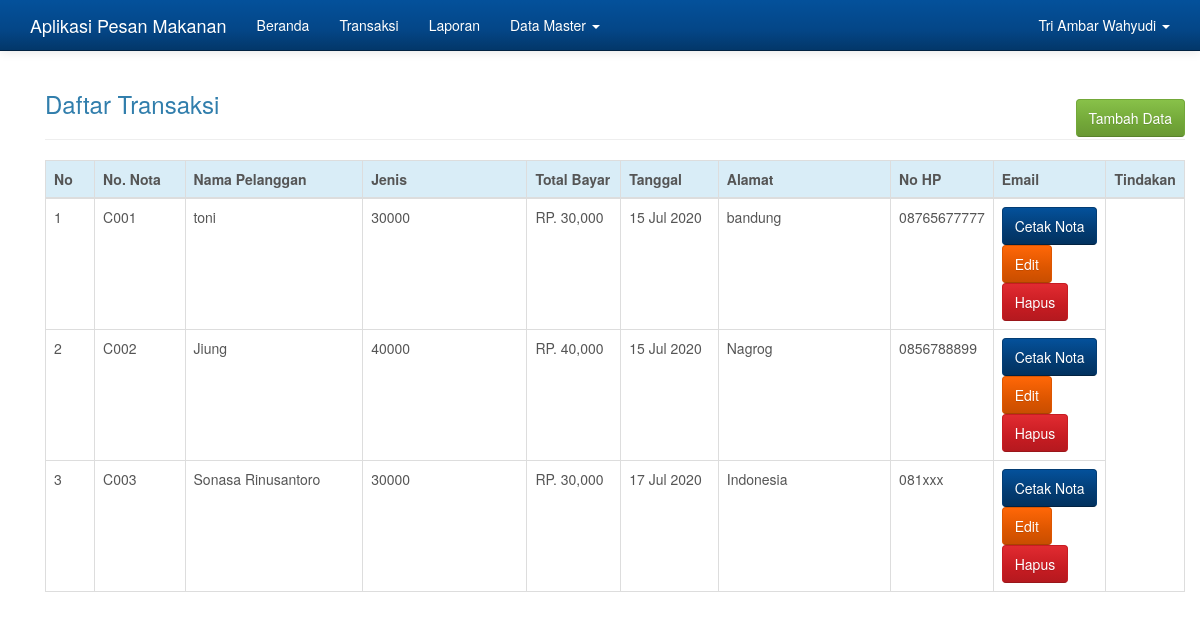
Page /admin.php?hlm=transaksi (signed in) on the committed database.
### tables this page shows
CREATE TABLE `transaksi` (
  `id_transaksi` int(10) NOT NULL,
  `no_nota` varchar(10) NOT NULL,
  `jenis` varchar(100) NOT NULL,
  `nama` varchar(50) NOT NULL,
  `alamat` varchar(100) NOT NULL,
  `nohp` varchar(13) NOT NULL,
  `email` varchar(50) NOT NULL,
  `bayar` int(10) NOT NULL,
  `kembali` int(10) NOT NULL,
  `total` int(10) NOT NULL,
  `tanggal` date NOT NULL,
  `id_user` tinyint(1) NOT NULL
);

### transaksi.php (the view)
<?php
if( empty( $_SESSION['id_user'] ) ){
	$_SESSION['err'] = '<strong>ERROR!</strong> Anda harus login terlebih dahulu.';
	header('Location: ./');
	die();
} else {
	if( isset( $_REQUEST['aksi'] )){
		$aksi = $_REQUEST['aksi'];
		switch($aksi){
			case 'baru':
				include 'transaksi_baru.php';
				break;
			case 'edit':
				include 'transaksi_edit.php';
				break;
			case 'hapus':
				include 'transaksi_hapus.php';
				break;
			case 'cetak':
				include 'cetak_nota.php';
				break;
		}
	} else {
		echo '
			<div class="container">
				<h3 style="margin-bottom: -20px;">Daftar Transaksi</h3>
					<a href="./admin.php?hlm=transaksi&aksi=baru" class="btn btn-success btn-s pull-right">Tambah Data</a>
				<br/><hr/>
				<table class="table table-bordered">
				 <thead>
				   <tr class="info">
					 <th width="5%">No</th>
					 <th width="10%">No. Nota</th>
					 <th width="20%">Nama Pelanggan</th>
					 <th width="20%">Jenis</th>
					 <th width="10%">Total Bayar</th>
					 <th width="10%">Tanggal</th>
					 <th width="20%">Alamat</th>
					 <th width="10%">No HP</th>
					 <th width="20%">Email</th>
					 <th width="20%">Tindakan</th>
				   </tr>
				 </thead>
				 <tbody>';
		 	$sql = mysqli_query($koneksi, "SELECT * FROM transaksi");
		 	if(mysqli_num_rows($sql) > 0){
		 		$no = 0;
				 while($row = mysqli_fetch_array($sql)){
	 				$no++;
	 			echo '
				   <tr>
					 <td>'.$no.'</td>
					 <td>'.$row['no_nota'].'</td>
					 <td>'.$row['nama'].'</td>
					 <td>'.$row['jenis'].'</td>
					 <td>RP. '.number_format($row['total']).'</td>
					 <td>'.date("d M Y", strtotime($row['tanggal'])).'</td>
					 <td>'.$row['alamat'].'</td>
					 <td>'.$row['nohp'].'</td>
					 <td>
					<script type="text/javascript" language="JavaScript">
					  	function konfirmasi(){
						  	tanya = confirm("Anda yakin akan menghapus data ini?");
						  	if (tanya == true) return true;
						  	else return false;
						}
					</script>
					<a href="?hlm=cetak&id_transaksi='.$row['id_transaksi'].'" class="btn btn-info btn-s" target="_blank">Cetak Nota</a>
					 <a href="?hlm=transaksi&aksi=edit&id_transaksi='.$row['id_transaksi'].'" class="btn btn-warning btn-s">Edit</a>
					 <a href="?hlm=transaksi&aksi=hapus&submit=yes&id_transaksi='.$row['id_transaksi'].'" onclick="return konfirmasi()" class="btn btn-danger btn-s">Hapus</a>
					 </td>';
				}
			} else {
				 echo '<td colspan="8"><center><p class="add">Tidak ada data untuk ditampilkan. <u><a href="?hlm=transaksi&aksi=baru">Tambah data baru</a></u> </p></center></td></tr>';
			}
			echo '
			 	</tbody>
			</table>
		</div>';
	}
}
?>

### admin.php (shortened to what this page needs)
<?php
if( empty( $_SESSION['id_user'] ) ){
	$_SESSION['err'] = '<strong>ERROR!</strong> Anda harus login terlebih dahulu.';
	header('Location: ./');
	die();
} else {
?>
<!DOCTYPE html>
<html lang="en">
  <head>
    <link href="css/bootstrap.css" rel="stylesheet">
	<link href="css/jquery-ui.min.css" rel="stylesheet">
  </head>
  <body>
    <?php include "menu.php"; ?>
    <div class="container">
	<?php
	if( isset($_REQUEST['hlm'] )){
		$hlm = $_REQUEST['hlm'];
		switch( $hlm ){
			case 'transaksi':
				include "transaksi.php";
				break;
		}
	}
	?>
    </div>
  </body>
</html>
<?php
}
?>

### menu.php (shortened to what this page needs)
<?php
    if( !empty( $_SESSION['id_user'] ) ){
?>
<div class="navbar navbar-inverse navbar-fixed-top" role="navigation">
  <div class="container">
	<div class="navbar-header">
	  <a class="navbar-brand" href="">Aplikasi Pesan Makanan</a>
	</div>
	<div class="navbar-collapse collapse">
	  <ul class="nav navbar-nav">
		<li><a href="./admin.php">Beranda</a></li>
		<li><a href="./admin.php?hlm=transaksi">Transaksi</a></li>
        <li><a href="?hlm=laporan">Laporan</a></li>
        <?php
        if( $_SESSION['level'] == 1 ){
        ?>
		<li class="dropdown">
		  <a href="#" class="dropdown-toggle" data-toggle="dropdown">Data Master <b class="caret"></b></a>
			<?php
			}
			?>
		</li>
	  </ul>
	  <ul class="nav navbar-nav navbar-right">
		<li class="dropdown">
		  <a href="#" class="dropdown-toggle" data-toggle="dropdown">
			<?php echo $_SESSION['nama']; ?> <b class="caret"></b>
		  </a>
		</li>
	  </ul>
	</div>
  </div>
</div>
<?php
} else {
	header("Location: ./");
	die();
}
?>

### admin.php (style rules this page uses)
body { min-height: 200px; padding-top: 70px; }

### rows in the picture
transaksi: no_nota "C001", nama "toni", jenis "30000", total "30,000", tanggal "15 Jul 2020", alamat "bandung", nohp "08765677777"
transaksi: no_nota "C002", nama "Jiung", jenis "40000", total "40,000", tanggal "15 Jul 2020", alamat "Nagrog", nohp "0856788899"
transaksi: no_nota "C003", nama "Sonasa Rinusantoro", jenis "30000", total "30,000", tanggal "17 Jul 2020", alamat "Indonesia", nohp "081xxx"

### other values in the picture
$_SESSION['nama'] "Tri Ambar Wahyudi"
